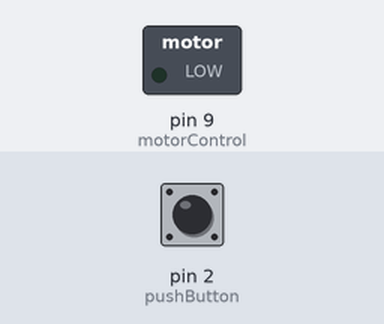
Bench run of a sketch on a simulated Arduino Uno, built with avr-gcc and run on an emulated ATmega328P. Shown: switched loads named in the sketch (green lamp = pin HIGH). Inputs (shaded band) come from the test bench; at power-on: pin 2 (pushButton) LOW.

Above: at 1.2 s.
1.3 s: pin 2 (pushButton) pulled HIGH for 0.15 s
At 1.37 s:
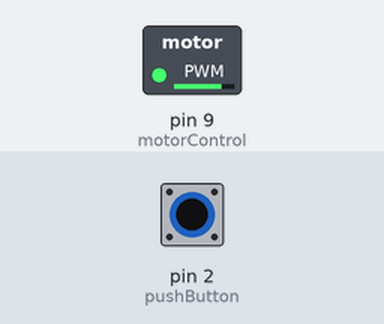
2.9 s: pin 2 (pushButton) pulled HIGH for 3.2 s
At 7.5 s:
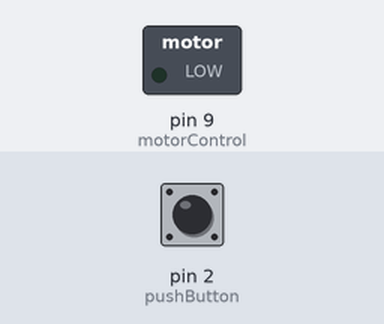
Timing chart, 0 to 9.0 s (numbered marks = the images above; inputs shaded):
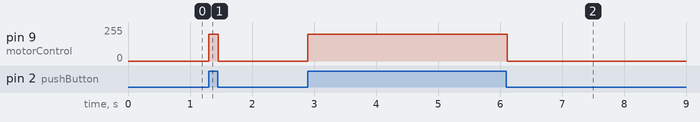

Measured:
- after the input at 1.3 s, pin 9 (motorControl): 0/255 → 200/255 at once, → 0/255 0.15 s later
- after the input at 2.9 s, pin 9 (motorControl): 0/255 → 200/255 at once, → 0/255 3.2 s later

The sketch:

controlSlid.ino
```cpp
int pushButton = 2;

// the transistor which controls the motor will be attached to digital pin 9
int motorControl = 9;

// the setup routine runs once when you press reset:
void setup() {
  // make the pushbutton's pin an input:
  pinMode(pushButton, INPUT);

  // make the transistor's pin an output:
  pinMode(motorControl, OUTPUT);
}

// the loop routine runs over and over again forever:
void loop() {
analogWrite(motorControl, 0);
  // read the state of the button and check if it is pressed
  if(digitalRead(pushButton) == HIGH){
    // ramp up the motor speed
//    for(int x = 0; x <= 255; x++){
      analogWrite(motorControl, 200);
      delay(50);
//    }

    // ramp down the motor speed
//    for(int x = 255; x >= 0; x--){
//      analogWrite(motorControl, x);
//      delay(50);
//    }
  }

  delay(1);        // delay in between reads for stability
}
```
